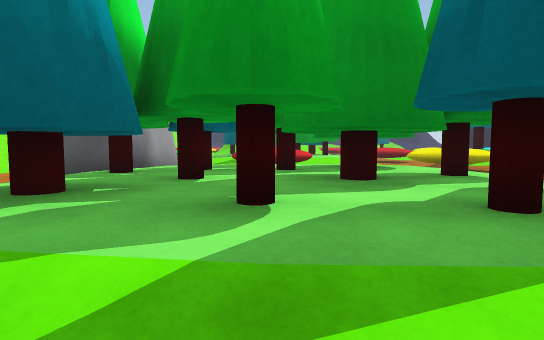
view 1 (above)

24 first-person views from a walk through a scene from a Unity 3-D project. The camera is 1.3 m above the floor, tilts 4° down and sees 80° across. The floor is counted in squares, 2 m on a side. Each view is taken from the middle of a square. On the plan, view 1 faces up. The plan holds only what a view shows up to about 10 squares ahead; the rest is blank. The place goes on beyond the plan. The player character is not drawn.

view 2
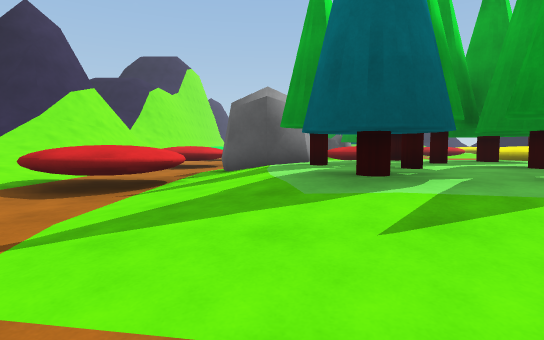

view 3
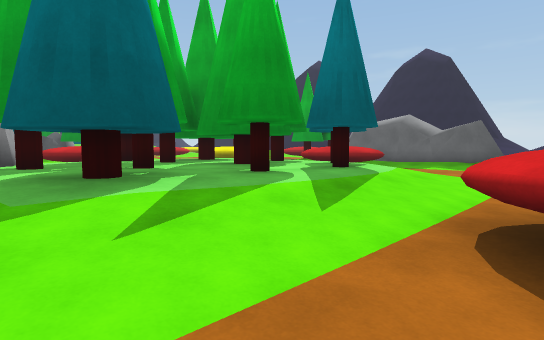

view 4
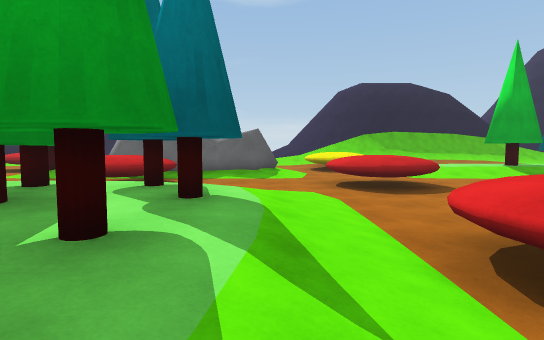

view 5
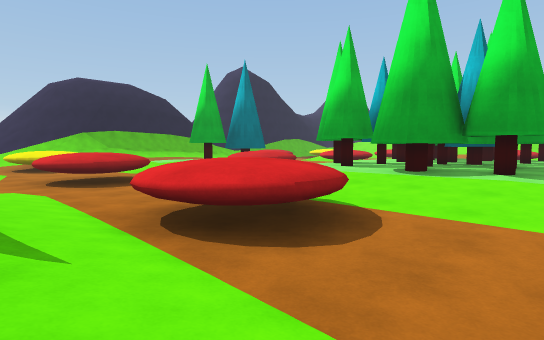

view 6
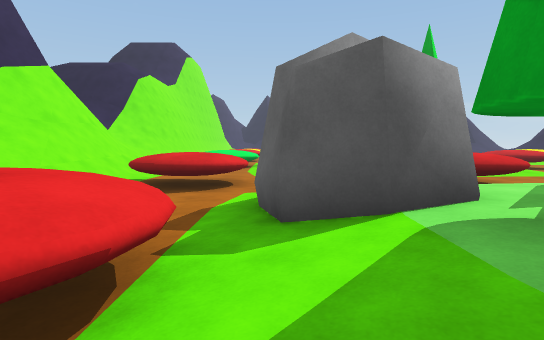

view 7
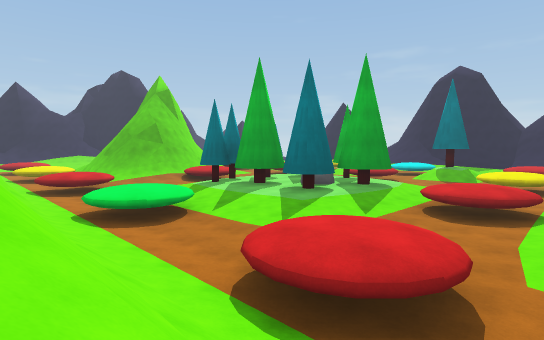

view 8
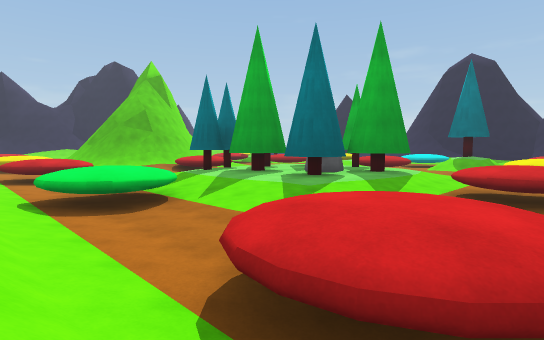

view 9
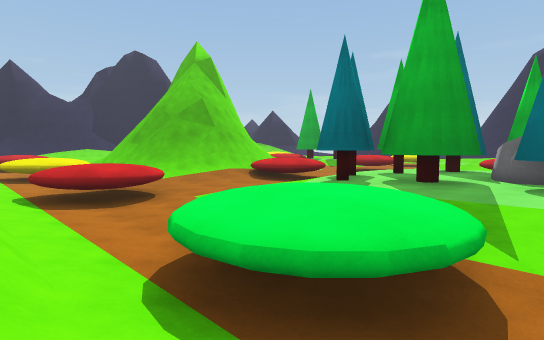

view 10
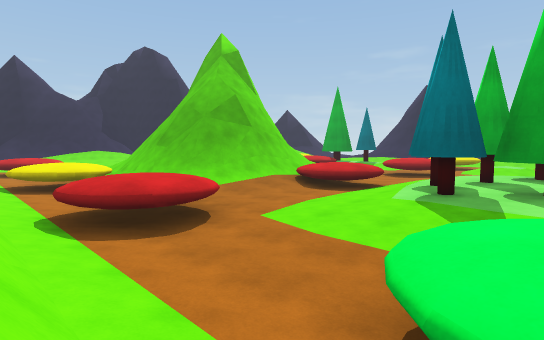

view 11
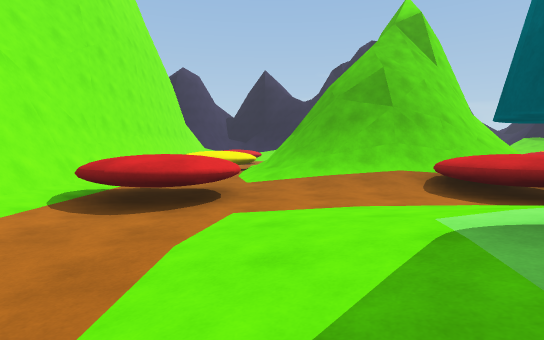

view 12
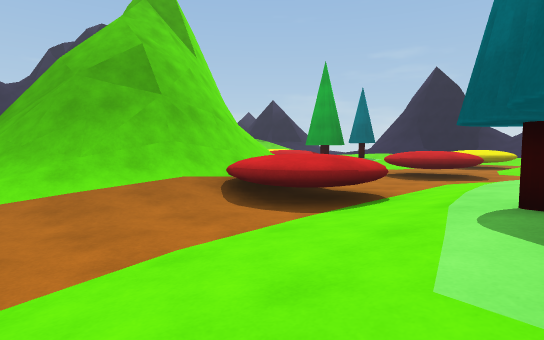

view 13
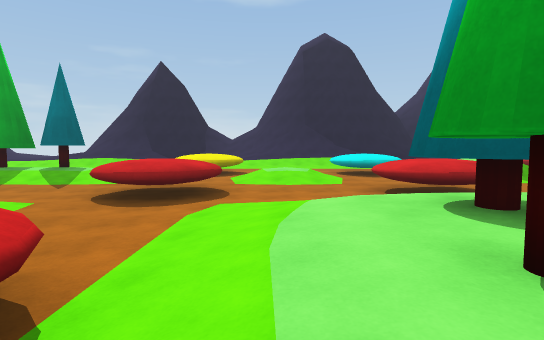

view 14
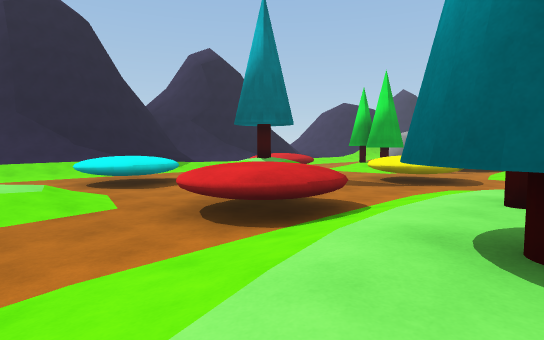

view 15
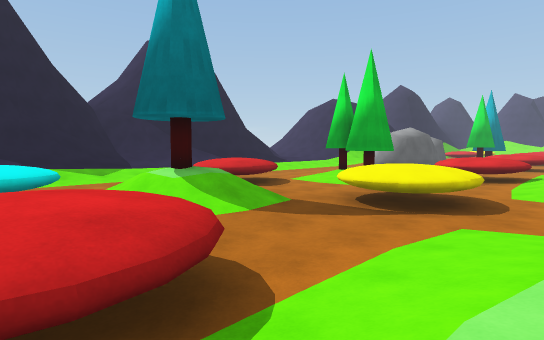

view 16
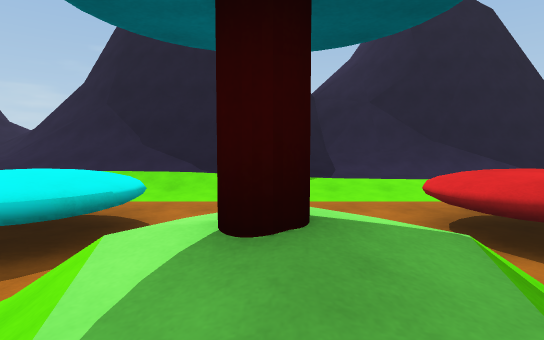

view 17
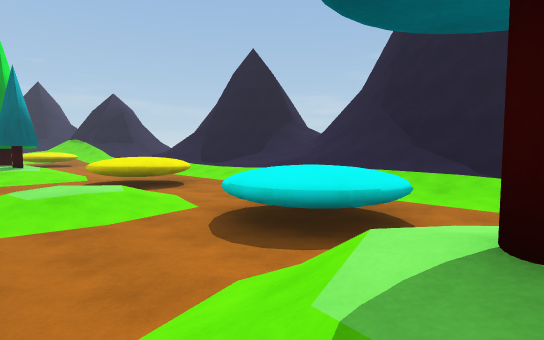

view 18
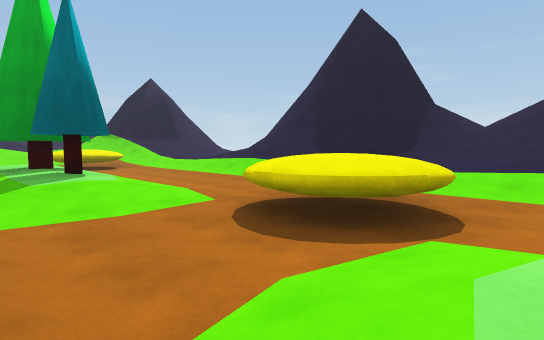

view 19
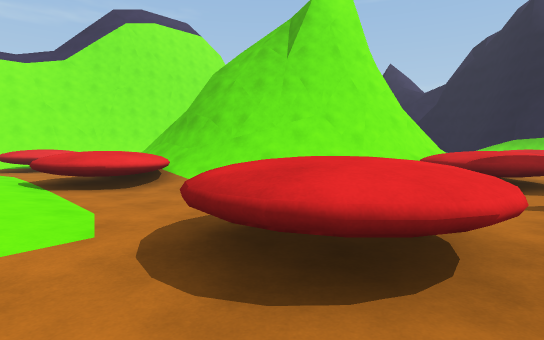

view 20
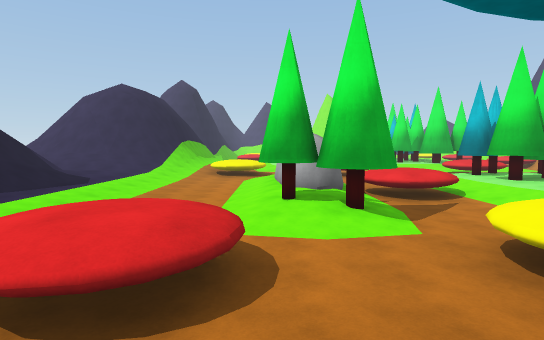

view 21
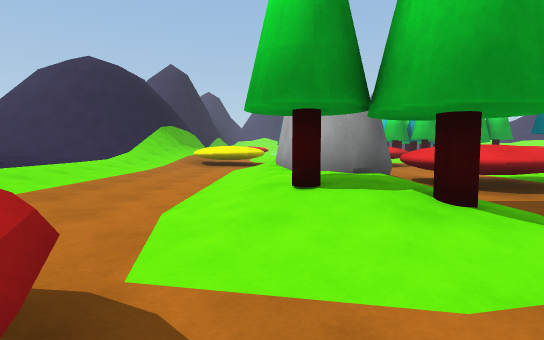

view 22
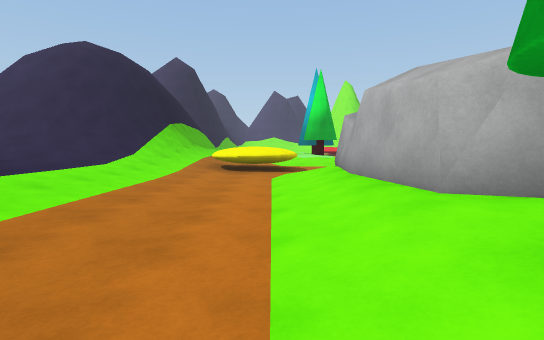

view 23
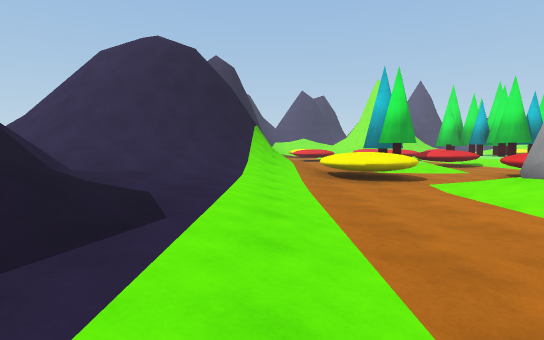

view 24
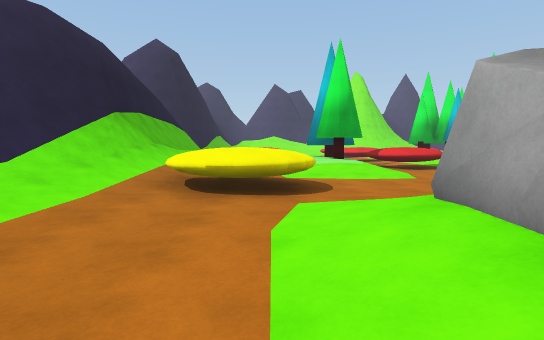

### Floor plan
Key: @ floor where view 1 was taken; # wall or solid block; x gap in a wall; . main floor; : floor 0.25 m higher than the main floor; - floor 0.25 m lower than the main floor; + floor 0.5 m higher than the main floor; * floor 0.75 m higher than the main floor; % floor 1 m higher than the main floor; / step, stairs or slope; = window, fence, low wall or low ledge; ^ raised ledge; v drop or lower ground; O other object.
Columns run from 10 left of view 1 to 19 right of it. Each row starts with its distance up from view 1.
 27    ^        ##/ = ##.../
 26   #^^^=#   ##//==:x+...///
 25   #...=## ##// ..:O+... /#
 24   #.../#####/  ...++... /##
 23   #...////=//:........   /##
 22   #.^^.:+===...^^...^^.  ////
 21   #^^^...=#=...^^...^^.:+%///
 20   #.^.....=....^^...^^.:*/#=
 19   #....:+++++:.../++...///#
 18   #...:+OOOO++....++...///#
 17   /.^.:+##O##+.^....^..///#
 16   /^^^:+#####+.^^...^^.//##
 15   /.^^:++## OO.^^...^^.//##
 14   /...:+#### +.../// ..//##
 13  #/...:++++#++.../#/ ..://#
 12  #/.....::::::.../// ..:*/#
 11  #/.^^....^....^^...^^.:+/#
 10 ##/^^^-..^^^..-^^---^^.:+/#
  9 #//.^^....^.. .^^...^^  +/#
  8 ///....#      ...##:.. :+/#
  7 //  ..##++O+  ...#OO...:+/#
  6  //...##++O##+...:#+...:+/#
  5   +^ ^:+OOOO#+.^^:#/...:+/##
  4    ^^^:+OO##O#.^^:#/...:+/#
  3    ...:+##O#OO...:#/...:+*/
  2     ..:+#+OOO+...:#/...:+**
  1      ..:+++++:....#+.../+///
  0       ....@............///###/
 -1        ..^^^...^^...^^.//#####
 -2        ..^^  ..^^... ^://#vv##
 -3        ....    .......+=##///
 -4        ::::     ..++   ##v/
 -5         +##+    .:++   ##v/
 -6         O##O#  ^^:O    ##v/
 -7         ##OOO#   :O
 -8         ##OOO
 -9         +#OO
-10         ++OO
-11         OO O

Where each view was taken, in squares from view 1:
view 1: 0 up, 0 right, facing up
view 2: 1 down, 3 left, facing up
view 3: 1 down, 3 left, facing up-right
view 4: 1 up, 2 left, facing right
view 5: 1 up, 3 left, facing down-right
view 6: 3 up, 4 left, facing up
view 7: 8 up, 9 left, facing up-right
view 8: 9 up, 8 left, facing up-right
view 9: 14 up, 8 left, facing up-right
view 10: 16 up, 8 left, facing up-right
view 11: 16 up, 4 left, facing up
view 12: 18 up, 4 left, facing up-right
view 13: 19 up, 1 left, facing right
view 14: 19 up, 2 right, facing down-right
view 15: 16 up, 3 right, facing down-right
view 16: 13 up, 7 right, facing right
view 17: 13 up, 7 right, facing up-right
view 18: 19 up, 7 right, facing up-right
view 19: 19 up, 7 right, facing up-left
view 20: 13 up, 9 right, facing down
view 21: 10 up, 9 right, facing down
view 22: 8 up, 10 right, facing down
view 23: 7 up, 13 right, facing down
view 24: 4 up, 10 right, facing down
